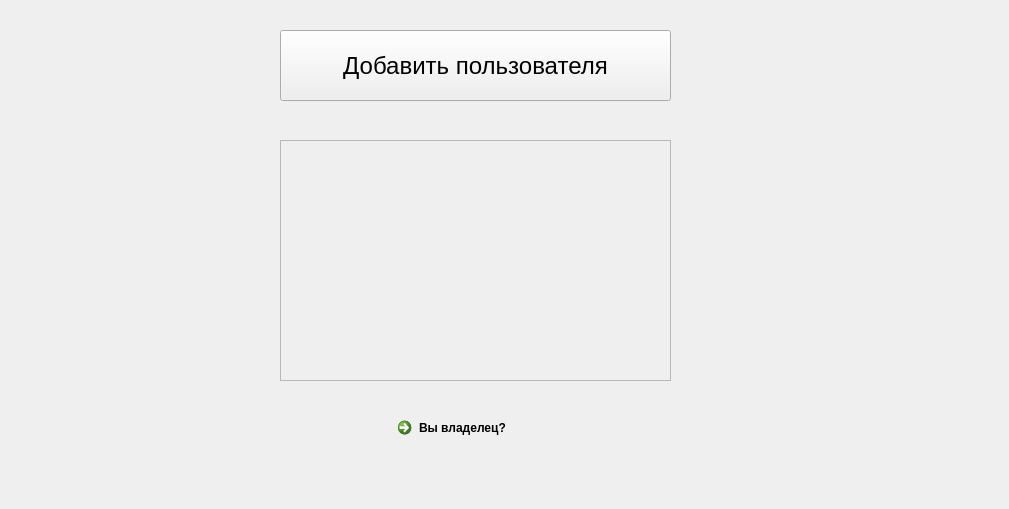
<?xml version="1.0" encoding="UTF-8"?>
<ui version="4.0">
 <class>Dialog</class>
 <widget class="QDialog" name="Dialog">
  <property name="geometry">
   <rect>
    <x>0</x>
    <y>0</y>
    <width>1009</width>
    <height>509</height>
   </rect>
  </property>
  <property name="windowTitle">
   <string>Вход</string>
  </property>
  <widget class="QScrollArea" name="scrollArea">
   <property name="geometry">
    <rect>
     <x>280</x>
     <y>140</y>
     <width>391</width>
     <height>241</height>
    </rect>
   </property>
   <property name="styleSheet">
    <string notr="true"/>
   </property>
   <property name="widgetResizable">
    <bool>true</bool>
   </property>
   <widget class="QWidget" name="scrollAreaWidgetContents">
    <property name="geometry">
     <rect>
      <x>0</x>
      <y>0</y>
      <width>389</width>
      <height>239</height>
     </rect>
    </property>
   </widget>
  </widget>
  <widget class="QCommandLinkButton" name="commandLinkButton">
   <property name="geometry">
    <rect>
     <x>390</x>
     <y>410</y>
     <width>161</width>
     <height>48</height>
    </rect>
   </property>
   <property name="styleSheet">
    <string notr="true"/>
   </property>
   <property name="text">
    <string>Вы владелец?</string>
   </property>
  </widget>
  <widget class="QPushButton" name="AddUser">
   <property name="geometry">
    <rect>
     <x>280</x>
     <y>30</y>
     <width>391</width>
     <height>71</height>
    </rect>
   </property>
   <property name="font">
    <font>
     <pointsize>18</pointsize>
    </font>
   </property>
   <property name="styleSheet">
    <string notr="true"/>
   </property>
   <property name="text">
    <string>Добавить пользователя</string>
   </property>
  </widget>
 </widget>
 <resources/>
 <connections/>
</ui>
